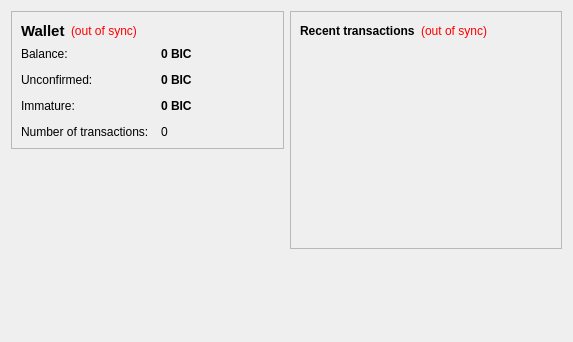
<?xml version="1.0" encoding="UTF-8"?>
<ui version="4.0">
 <class>OverviewPage</class>
 <widget class="QWidget" name="OverviewPage">
  <property name="geometry">
   <rect>
    <x>0</x>
    <y>0</y>
    <width>573</width>
    <height>342</height>
   </rect>
  </property>
  <property name="windowTitle">
   <string>Form</string>
  </property>
  <layout class="QHBoxLayout" name="horizontalLayout" stretch="1,1">
   <item>
    <layout class="QVBoxLayout" name="verticalLayout_2">
     <item>
      <widget class="QFrame" name="frame">
       <property name="frameShape">
        <enum>QFrame::StyledPanel</enum>
       </property>
       <property name="frameShadow">
        <enum>QFrame::Raised</enum>
       </property>
       <layout class="QVBoxLayout" name="verticalLayout_4">
        <item>
         <layout class="QHBoxLayout" name="horizontalLayout_4">
          <item>
           <widget class="QLabel" name="label_5">
            <property name="font">
             <font>
              <pointsize>11</pointsize>
              <weight>75</weight>
              <bold>true</bold>
             </font>
            </property>
            <property name="text">
             <string>Wallet</string>
            </property>
           </widget>
          </item>
          <item>
           <widget class="QLabel" name="labelWalletStatus">
            <property name="toolTip">
             <string>The displayed information may be out of date. Your wallet automatically synchronizes with the BigChange network after a connection is established, but this process has not completed yet.</string>
            </property>
            <property name="styleSheet">
             <string notr="true">QLabel { color: red; }</string>
            </property>
            <property name="text">
             <string notr="true">(out of sync)</string>
            </property>
            <property name="alignment">
             <set>Qt::AlignLeading|Qt::AlignLeft|Qt::AlignVCenter</set>
            </property>
           </widget>
          </item>
          <item>
           <spacer name="horizontalSpacer_2">
            <property name="orientation">
             <enum>Qt::Horizontal</enum>
            </property>
            <property name="sizeHint" stdset="0">
             <size>
              <width>40</width>
              <height>20</height>
             </size>
            </property>
           </spacer>
          </item>
         </layout>
        </item>
        <item>
         <layout class="QFormLayout" name="formLayout_2">
          <property name="fieldGrowthPolicy">
           <enum>QFormLayout::AllNonFixedFieldsGrow</enum>
          </property>
          <property name="horizontalSpacing">
           <number>12</number>
          </property>
          <property name="verticalSpacing">
           <number>12</number>
          </property>
          <item row="0" column="0">
           <widget class="QLabel" name="label">
            <property name="text">
             <string>Balance:</string>
            </property>
           </widget>
          </item>
          <item row="0" column="1">
           <widget class="QLabel" name="labelBalance">
            <property name="font">
             <font>
              <weight>75</weight>
              <bold>true</bold>
             </font>
            </property>
            <property name="cursor">
             <cursorShape>IBeamCursor</cursorShape>
            </property>
            <property name="toolTip">
             <string>Your current balance</string>
            </property>
            <property name="text">
             <string notr="true">0 BIC</string>
            </property>
            <property name="textInteractionFlags">
             <set>Qt::LinksAccessibleByMouse|Qt::TextSelectableByKeyboard|Qt::TextSelectableByMouse</set>
            </property>
           </widget>
          </item>
          <item row="1" column="0">
           <widget class="QLabel" name="label_3">
            <property name="text">
             <string>Unconfirmed:</string>
            </property>
           </widget>
          </item>
          <item row="1" column="1">
           <widget class="QLabel" name="labelUnconfirmed">
            <property name="font">
             <font>
              <weight>75</weight>
              <bold>true</bold>
             </font>
            </property>
            <property name="cursor">
             <cursorShape>IBeamCursor</cursorShape>
            </property>
            <property name="toolTip">
             <string>Total of transactions that have yet to be confirmed, and do not yet count toward the current balance</string>
            </property>
            <property name="text">
             <string notr="true">0 BIC</string>
            </property>
            <property name="textInteractionFlags">
             <set>Qt::LinksAccessibleByMouse|Qt::TextSelectableByKeyboard|Qt::TextSelectableByMouse</set>
            </property>
           </widget>
          </item>
          <item row="3" column="0">
           <widget class="QLabel" name="label_2">
            <property name="text">
             <string>Number of transactions:</string>
            </property>
           </widget>
          </item>
          <item row="3" column="1">
           <widget class="QLabel" name="labelNumTransactions">
            <property name="toolTip">
             <string>Total number of transactions in wallet</string>
            </property>
            <property name="text">
             <string notr="true">0</string>
            </property>
           </widget>
          </item>
          <item row="2" column="0">
           <widget class="QLabel" name="labelImmatureText">
            <property name="text">
             <string>Immature:</string>
            </property>
           </widget>
          </item>
          <item row="2" column="1">
           <widget class="QLabel" name="labelImmature">
            <property name="font">
             <font>
              <weight>75</weight>
              <bold>true</bold>
             </font>
            </property>
            <property name="toolTip">
             <string>Mined balance that has not yet matured</string>
            </property>
            <property name="text">
             <string notr="true">0 BIC</string>
            </property>
            <property name="textInteractionFlags">
             <set>Qt::LinksAccessibleByMouse|Qt::TextSelectableByKeyboard|Qt::TextSelectableByMouse</set>
            </property>
           </widget>
          </item>
         </layout>
        </item>
       </layout>
      </widget>
     </item>
     <item>
      <spacer name="verticalSpacer">
       <property name="orientation">
        <enum>Qt::Vertical</enum>
       </property>
       <property name="sizeHint" stdset="0">
        <size>
         <width>20</width>
         <height>40</height>
        </size>
       </property>
      </spacer>
     </item>
    </layout>
   </item>
   <item>
    <layout class="QVBoxLayout" name="verticalLayout_3">
     <item>
      <widget class="QFrame" name="frame_2">
       <property name="frameShape">
        <enum>QFrame::StyledPanel</enum>
       </property>
       <property name="frameShadow">
        <enum>QFrame::Raised</enum>
       </property>
       <layout class="QVBoxLayout" name="verticalLayout">
        <item>
         <layout class="QHBoxLayout" name="horizontalLayout_2">
          <item>
           <widget class="QLabel" name="label_4">
            <property name="text">
             <string>&lt;b&gt;Recent transactions&lt;/b&gt;</string>
            </property>
           </widget>
          </item>
          <item>
           <widget class="QLabel" name="labelTransactionsStatus">
            <property name="toolTip">
             <string>The displayed information may be out of date. Your wallet automatically synchronizes with the BigChange network after a connection is established, but this process has not completed yet.</string>
            </property>
            <property name="styleSheet">
             <string notr="true">QLabel { color: red; }</string>
            </property>
            <property name="text">
             <string notr="true">(out of sync)</string>
            </property>
            <property name="alignment">
             <set>Qt::AlignRight|Qt::AlignTrailing|Qt::AlignVCenter</set>
            </property>
           </widget>
          </item>
          <item>
           <spacer name="horizontalSpacer">
            <property name="orientation">
             <enum>Qt::Horizontal</enum>
            </property>
            <property name="sizeHint" stdset="0">
             <size>
              <width>40</width>
              <height>20</height>
             </size>
            </property>
           </spacer>
          </item>
         </layout>
        </item>
        <item>
         <widget class="QListView" name="listTransactions">
          <property name="styleSheet">
           <string notr="true">QListView { background: transparent; }</string>
          </property>
          <property name="frameShape">
           <enum>QFrame::NoFrame</enum>
          </property>
          <property name="verticalScrollBarPolicy">
           <enum>Qt::ScrollBarAlwaysOff</enum>
          </property>
          <property name="horizontalScrollBarPolicy">
           <enum>Qt::ScrollBarAlwaysOff</enum>
          </property>
          <property name="selectionMode">
           <enum>QAbstractItemView::NoSelection</enum>
          </property>
         </widget>
        </item>
       </layout>
      </widget>
     </item>
     <item>
      <spacer name="verticalSpacer_2">
       <property name="orientation">
        <enum>Qt::Vertical</enum>
       </property>
       <property name="sizeHint" stdset="0">
        <size>
         <width>20</width>
         <height>40</height>
        </size>
       </property>
      </spacer>
     </item>
    </layout>
   </item>
  </layout>
 </widget>
 <resources/>
 <connections/>
</ui>
